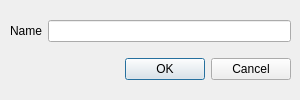
<?xml version="1.0" encoding="UTF-8"?>
<ui version="4.0">
 <class>DialogAddTopic</class>
 <widget class="QDialog" name="DialogAddTopic">
  <property name="geometry">
   <rect>
    <x>0</x>
    <y>0</y>
    <width>300</width>
    <height>100</height>
   </rect>
  </property>
  <property name="minimumSize">
   <size>
    <width>0</width>
    <height>0</height>
   </size>
  </property>
  <property name="windowTitle">
   <string>Dialog</string>
  </property>
  <widget class="QWidget" name="layoutWidget">
   <property name="geometry">
    <rect>
     <x>10</x>
     <y>10</y>
     <width>281</width>
     <height>81</height>
    </rect>
   </property>
   <layout class="QVBoxLayout" name="verticalLayout">
    <item>
     <layout class="QHBoxLayout" name="horizontalLayout">
      <item>
       <widget class="QLabel" name="label">
        <property name="text">
         <string>Name</string>
        </property>
       </widget>
      </item>
      <item>
       <widget class="QLineEdit" name="lineEdit"/>
      </item>
     </layout>
    </item>
    <item>
     <widget class="QDialogButtonBox" name="buttonBox">
      <property name="orientation">
       <enum>Qt::Horizontal</enum>
      </property>
      <property name="standardButtons">
       <set>QDialogButtonBox::Cancel|QDialogButtonBox::Ok</set>
      </property>
     </widget>
    </item>
   </layout>
  </widget>
 </widget>
 <resources/>
 <connections>
  <connection>
   <sender>buttonBox</sender>
   <signal>accepted()</signal>
   <receiver>DialogAddTopic</receiver>
   <slot>accept()</slot>
   <hints>
    <hint type="sourcelabel">
     <x>248</x>
     <y>254</y>
    </hint>
    <hint type="destinationlabel">
     <x>157</x>
     <y>274</y>
    </hint>
   </hints>
  </connection>
  <connection>
   <sender>buttonBox</sender>
   <signal>rejected()</signal>
   <receiver>DialogAddTopic</receiver>
   <slot>reject()</slot>
   <hints>
    <hint type="sourcelabel">
     <x>316</x>
     <y>260</y>
    </hint>
    <hint type="destinationlabel">
     <x>286</x>
     <y>274</y>
    </hint>
   </hints>
  </connection>
 </connections>
</ui>
